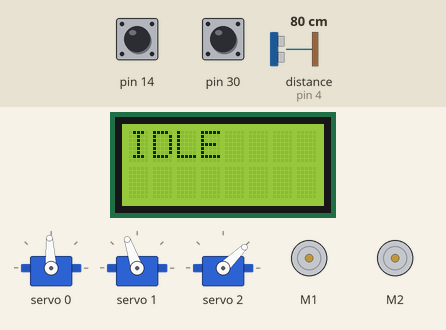
A sketch run on a simulated Arduino Leonardo, built with avr-gcc and run on an emulated ATmega32U4. Parts: 3 × servo, 2 × DC motor (green arrow = forward, orange = backward, longer = faster), 8×2 character LCD. The inputs (shaded band) are chosen by the test bench; at power-on: pin 14 HIGH, distance to the obstacle (sensor on pin 4) 80 cm, pin 30 HIGH. The echo pulse lasts 58.3 µs per cm; what the sketch prints to the serial monitor is not drawn.

Above: at 1.2 s.
1.3 s: pin 14 pulled LOW for 0.15 s
At 1.45 s:
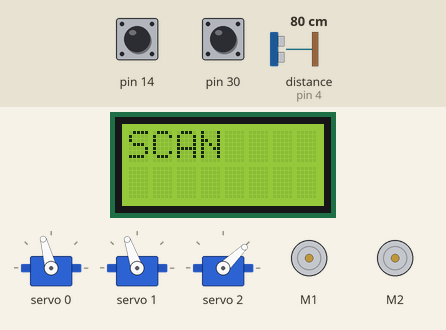
2.0 s: distance to the obstacle (sensor on pin 4) set to 2 cm
At 2.9 s:
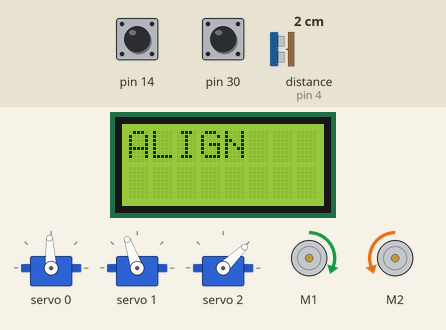
5.0 s: pin 30 pulled LOW for 0.15 s
At 5.3 s:
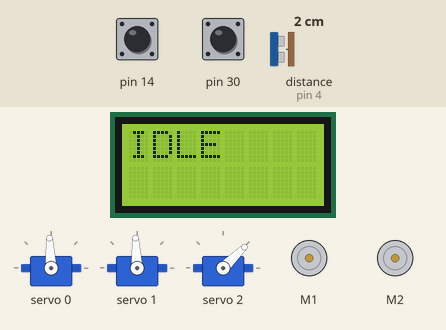
6.9 s: pin 14 pulled LOW for 1 s
At 7.6 s:
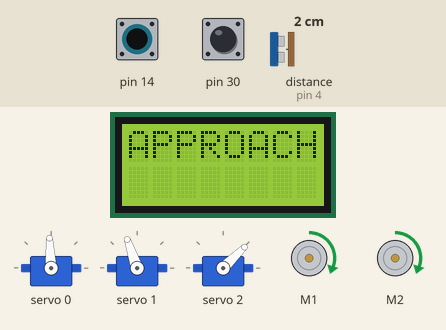
8.5 s: pin 30 pulled LOW for 1 s
At 9.9 s:
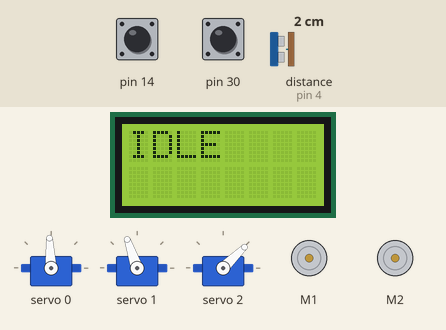
11.0 s: pin 14 pulled LOW for 0.15 s
At 14.1 s:
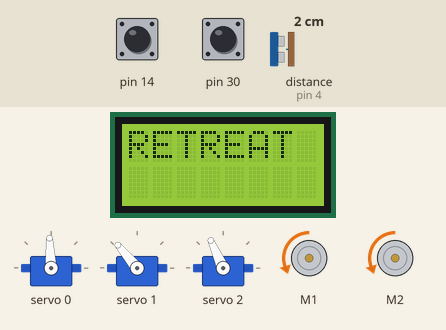
Timing chart, 0 to 15.1 s (numbered marks = the images above; inputs shaded):
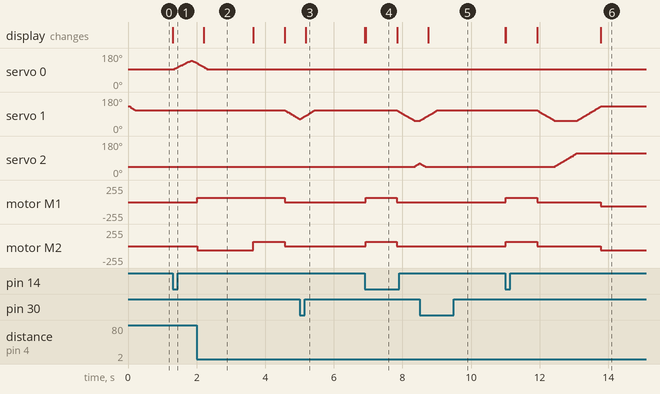

The sketch:

romi_fsm_manipulator_scan_grab.ino
```cpp
// snippet: romi_fsm_manipulator_scan_grab
// tags: romi, romi32u4, fsm, state-machine, pca9685, servo, manipulator, arm, gripper, scan, distance, hcsr04, ultrasonic, sensor, autonomous
// boards: romi32u4
// library: Romi32U4, PCA9685
// description: Sensor-triggered scan-and-grab on Romi 32U4 with a 3-servo manipulator
//   (base rotate, arm lift, gripper) driven by a PCA9685, and an HC-SR04 ultrasonic
//   distance sensor on the base for object detection.
//
//   FSM: IDLE → (btnA) → SCAN → (object found) → ALIGN → APPROACH → GRAB → RETREAT → IDLE.
//   The HC-SR04 rides on the BASE servo, so SCAN sweeps the sensor, not the chassis. That means
//   a detection carries an ANGLE as well as a distance, and the robot must turn to face the
//   object before it drives. Driving straight forward at an object found at 30° simply misses
//   it — record the base angle at detection and pivot by (angle − 90°) first. Any sketch that
//   detects with a steerable sensor and then drives on a fixed heading has this bug.
//   ALIGN and APPROACH both terminate on ENCODER COUNTS, never on a millis() timeout: a
//   flat battery or a carpet changes how far a fixed time carries the robot, a count does not.
//   Button B aborts at any time.
//
//   Manipulator servo mapping (PCA9685 channels):
//     ch0 = BASE    (rotate 0–180°, 90 = center)
//     ch1 = ARM     (lift 0–180°, 0 = down, 180 = up)
//     ch2 = GRIPPER (0 = fully open, 180 = fully closed)
//
//   HC-SR04 wiring (separate from PCA9685 — uses Romi GPIO, not I2C):
//     TRIG → Romi pin 8 (digital out)
//     ECHO → Romi pin 4 (digital in, via voltage divider if using 5V HC-SR04)
//   HC-SR04 is read RAW (10 µs trigger pulse, pulseIn() on echo, 58 µs/cm).
//   NOT: NewPing — NewPing and Romi32U4.h BOTH define the Timer4 overflow ISR
//     (__vector_41: NewPing timer methods vs PololuBuzzer) → link error
//     "multiple definition of __vector_41" on EVERY Romi sketch. Raw pulseIn() only.
//   readDistanceCm() returns distance in cm, or 0 if no echo (out of range) —
//     must check > 0 before comparing.
//
//   Romi32U4 API:
//     Romi32U4Motors motors → motors.setSpeeds(left, right); range −300..300
//       (library clamps to ±300; motors.allowTurbo(true) raises the limit to ±400)
//     Romi32U4Encoders encoders → getCountsLeft/Right(), getCountsAndResetLeft/Right() → int16_t
//       1440 counts per wheel revolution, 70 mm wheels, 141 mm track:
//       COUNTS_PER_CM = 1440 / (PI * 7.0) ≈ 65.5, COUNTS_PER_DEG = (PI * 14.1 / 360) * 65.5 ≈ 8.06
//     Romi32U4ButtonA/B → getSingleDebouncedPress() → bool (edge detect, self-debouncing)
//     Romi32U4LCD lcd → clear(); gotoXY(col,row); print("text"); 8×2 chars
//
//   PCA9685: I2C address 0x40 (default). Romi SDA=pin2, SCL=pin3.
//     setPWMFreq(50) = standard hobby servo (20 ms period).
//     writeMicroseconds(ch, us) sends pulse width directly — 1000 µs ≈ 0°, 2000 µs ≈ 180°.
//   WHY PCA9685 instead of Servo.h:
//     Servo.h on AVR captures Timer1 — the same timer Romi32U4Motors uses for drive PWM.
//     Running both causes erratic motor speed and servo jitter. PCA9685 generates PWM in
//     hardware over I2C, so no 32U4 timers are consumed.
// prompts: Romi scan grab, Romi sensor manipulator, Romi ultrasonic arm, Romi PCA9685 scan grab, Romi FSM object detection, Romi32U4 servo arm gripper sensor, Romi autonomous grab ultrasonic, Romi HC-SR04 manipulator
// not-tags: esp32, nano33iot, pico, mpu6050, newping
// exact-include: Romi32U4.h, Wire.h, Adafruit_PWMServoDriver.h

#include <Romi32U4.h>
#include <Wire.h>
#include <Adafruit_PWMServoDriver.h>  // PCA9685 library (Adafruit PWM Servo Driver Library)
// NOT: #include <NewPing.h> — Timer4 ISR conflict with Romi32U4's PololuBuzzer (link error)

// ── Hardware objects ──────────────────────────────────────────────
Romi32U4Motors   motors;
Romi32U4Encoders encoders;
Romi32U4ButtonA  btnA;
Romi32U4ButtonB  btnB;
Romi32U4LCD      lcd;

// ── Odometry constants (see header) ───────────────────────────────
const float CPR            = 1440.0f;   // counts per wheel revolution (120:1 gearmotors)
const float WHEEL_DIAM_CM  = 7.0f;      // 70 mm Romi wheel
const float TRACK_CM       = 14.1f;     // 141 mm between wheel centres
const float COUNTS_PER_CM  = CPR / (PI * WHEEL_DIAM_CM);               // ≈ 65.5
const float COUNTS_PER_DEG = (PI * TRACK_CM / 360.0f) * COUNTS_PER_CM; // ≈ 8.06

// PCA9685 at default I2C address 0x40.
// Romi32U4 I2C bus: SDA=pin2, SCL=pin3 — same bus as encoders/display, no conflict.
Adafruit_PWMServoDriver pwm = Adafruit_PWMServoDriver(0x40);

// HC-SR04 ultrasonic sensor, read raw — NO NewPing (Timer4 ISR conflict with Romi32U4).
// TRIG on pin 8, ECHO on pin 4 — both free GPIO on Romi (not used by motors/encoders/I2C).
const uint8_t  TRIG_PIN = 8;
const uint8_t  ECHO_PIN = 4;
const uint16_t MAX_CM   = 200;  // echo timeout ceiling (prevents long blocking waits)

// ── Servo channels & pulse limits ─────────────────────────────────
const uint8_t  CH_BASE    = 0;
const uint8_t  CH_ARM     = 1;
const uint8_t  CH_GRIPPER = 2;

const uint16_t SERVO_MIN_US = 1000;  // 1000 µs ≈ 0°
const uint16_t SERVO_MAX_US = 2000;  // 2000 µs ≈ 180°

// ── Pose presets (degrees) ────────────────────────────────────────
// Calibrate these for your physical arm geometry.
const int BASE_SCAN_MIN  = 0;    // scan sweep start
const int BASE_SCAN_MAX  = 180;  // scan sweep end
const int BASE_CENTER    = 90;   // base pointing straight ahead

const int ARM_UP        = 160;  // arm raised (clear of object)
const int ARM_DOWN      = 20;   // arm lowered to object height
const int ARM_CARRY     = 120;  // mid-height while driving

const int GRIPPER_OPEN  = 0;    // fully open
const int GRIPPER_CLOSE = 130;  // fully closed (tune to your gripper)

// ── Detection & drive constants ───────────────────────────────────
const float GRAB_DIST_CM   = 8.0f;   // object within this distance → grab
const int   APPROACH_SPEED = 100;    // slow forward creep speed
const int   TURN_SPEED     = 100;    // pivot speed while aligning
const float APPROACH_CM    = 4.0f;   // how far to creep forward, in centimetres
const float RETREAT_CM     = 15.0f;  // how far to reverse after the grab

// ── FSM ───────────────────────────────────────────────────────────
// enum State : uint8_t → 1-byte atomic write on AVR, safe even if read mid-cycle.
enum State : uint8_t {
  IDLE,
  SCAN,       // sweep base servo, read distance, detect object
  ALIGN,      // pivot the chassis to face the angle the object was found at
  APPROACH,   // drive forward a measured distance to close the last few cm
  GRAB,       // lower arm, close gripper, raise arm
  RETREAT,    // reverse after grabbing
};

State state = IDLE;

// ── Non-blocking servo interpolation ──────────────────────────────
// Each servo channel tracks a current angle and a target angle.
// updateServos() moves current toward target at SERVO_DEG_PER_MS,
// so the arm moves smoothly instead of snapping.
struct ServoState {
  int current;  // current angle (degrees)
  int target;   // desired angle (degrees)
};
ServoState servos[3];  // indexed by channel 0..2

const float SERVO_DEG_PER_MS = 0.15f;  // ~1.2 s for a 180° sweep — tune for your servos
unsigned long servoMs = 0;

void setServoTarget(uint8_t ch, int degrees) {
  servos[ch].target = constrain(degrees, 0, 180);
}

void writeServo(uint8_t ch, int degrees) {
  uint16_t us = map(degrees, 0, 180, SERVO_MIN_US, SERVO_MAX_US);
  pwm.writeMicroseconds(ch, us);  // writeMicroseconds handles 12-bit tick math internally
}

// Call every loop(); moves each servo toward its target by a small step.
void updateServos() {
  unsigned long now = millis();
  if (now - servoMs < 5) return;  // 200 Hz update rate
  float maxStep = (now - servoMs) * SERVO_DEG_PER_MS;
  servoMs = now;

  for (uint8_t i = 0; i < 3; i++) {
    int diff = servos[i].target - servos[i].current;
    if (diff == 0) continue;
    int step = (int)constrain(diff, -maxStep, maxStep);
    if (step == 0) step = (diff > 0) ? 1 : -1;  // ensure progress for small diffs
    servos[i].current += step;
    writeServo(i, servos[i].current);
  }
}

// Returns true when all 3 servos have reached their targets.
bool servosAtTarget() {
  return servos[0].current == servos[0].target &&
         servos[1].current == servos[1].target &&
         servos[2].current == servos[2].target;
}

// ── State helpers ─────────────────────────────────────────────────
void showState(const char* label) {
  lcd.clear();
  lcd.gotoXY(0, 0);
  lcd.print(label);
  Serial.println(label);
}

void allStop() {
  motors.setSpeeds(0, 0);
}

// Reset arm to a safe carry pose.
void armCarry() {
  setServoTarget(CH_BASE, BASE_CENTER);
  setServoTarget(CH_ARM, ARM_CARRY);
  setServoTarget(CH_GRIPPER, GRIPPER_OPEN);
}

// ── Per-state timing ──────────────────────────────────────────────
unsigned long stateMs = 0;  // entered-state timestamp

// Scan state: sweep direction and last reading
int   scanDir     = 1;     // +1 = sweeping right, -1 = sweeping left
float lastDist    = 0.0f;  // last distance reading (cm)
int   detectAngle = 90;    // base-servo angle the object was detected at (90 = straight ahead)

// Grab/retreat sub-phases (phased by servo completion)
uint8_t subPhase = 0;

// ── Encoder-terminated motion ─────────────────────────────────────
// Every driving state ends on a COUNT, never on a stopwatch.
long driveTarget = 0;   // |counts| each wheel must travel before the state is done

void resetEncoders() {
  encoders.getCountsAndResetLeft();
  encoders.getCountsAndResetRight();
}

// True once BOTH wheels have covered the target. Comparing the pair (rather than an average)
// means a stalled wheel keeps the state open instead of silently short-changing the distance.
bool driveDone() {
  long l = labs((long)encoders.getCountsLeft());
  long r = labs((long)encoders.getCountsRight());
  return (l >= driveTarget) && (r >= driveTarget);
}

void enterState(State s) {
  state = s;
  stateMs = millis();
  switch (s) {
    case IDLE:
      allStop();
      armCarry();
      showState("IDLE");
      break;
    case SCAN:
      allStop();
      setServoTarget(CH_ARM, ARM_CARRY);
      setServoTarget(CH_GRIPPER, GRIPPER_OPEN);
      // Start scan from current base position, sweeping right
      scanDir = 1;
      setServoTarget(CH_BASE, BASE_SCAN_MAX);
      showState("SCAN");
      break;
    case ALIGN: {
      // Pivot by (detectAngle − 90°). Positive = object to the servo's right → turn right.
      int offsetDeg = detectAngle - BASE_CENTER;
      driveTarget = (long)(abs(offsetDeg) * COUNTS_PER_DEG);
      resetEncoders();
      setServoTarget(CH_BASE, BASE_CENTER);   // re-centre the sensor as the body turns
      if (offsetDeg >= 0) motors.setSpeeds( TURN_SPEED, -TURN_SPEED);   // right pivot
      else                motors.setSpeeds(-TURN_SPEED,  TURN_SPEED);   // left pivot
      showState("ALIGN");
      break;
    }
    case APPROACH:
      driveTarget = (long)(APPROACH_CM * COUNTS_PER_CM);
      resetEncoders();
      motors.setSpeeds(APPROACH_SPEED, APPROACH_SPEED);
      showState("APPROACH");
      break;
    case GRAB:
      allStop();
      // Sequence: lower → close → raise (phased in updateGrab)
      setServoTarget(CH_ARM, ARM_DOWN);
      setServoTarget(CH_GRIPPER, GRIPPER_OPEN);  // ensure open before closing
      subPhase = 0;
      showState("GRAB");
      break;
    case RETREAT:
      driveTarget = (long)(RETREAT_CM * COUNTS_PER_CM);
      resetEncoders();
      motors.setSpeeds(-APPROACH_SPEED, -APPROACH_SPEED);
      setServoTarget(CH_ARM, ARM_UP);  // raise arm while retreating
      showState("RETREAT");
      break;
  }
}

// ── Scan logic ────────────────────────────────────────────────────
// 10 µs trigger pulse, then measure the echo pulse width. 58 µs per cm round trip.
// Returns distance in cm, or 0 on no echo (pulseIn timeout) — caller must check > 0.
float readDistanceCm() {
  digitalWrite(TRIG_PIN, LOW);
  delayMicroseconds(2);
  digitalWrite(TRIG_PIN, HIGH);
  delayMicroseconds(10);
  digitalWrite(TRIG_PIN, LOW);
  unsigned long echoUs = pulseIn(ECHO_PIN, HIGH, (unsigned long)MAX_CM * 58UL);
  return echoUs / 58.0f;
}

void updateScan() {
  // Read distance. readDistanceCm() returns 0 when no echo (out of range) — must check > 0.
  // pulseIn() blocks up to ~12 ms at MAX_CM=200, acceptable here because we're
  // not driving during scan.
  float dist = readDistanceCm();

  if (dist > 0 && dist <= GRAB_DIST_CM) {
    // Object detected — remember WHERE the sensor was pointing, then turn to face it.
    // The base servo carries the sensor, so the object is at servos[CH_BASE].current, not
    // necessarily straight ahead.
    detectAngle = servos[CH_BASE].current;
    lastDist    = dist;
    Serial.print("Object at "); Serial.print(dist, 1);
    Serial.print(" cm, base angle "); Serial.println(detectAngle);
    enterState(ALIGN);
    return;
  }

  // If no object, continue sweeping. When base reaches target, reverse direction.
  if (servosAtTarget()) {
    if (scanDir > 0) {
      scanDir = -1;
      setServoTarget(CH_BASE, BASE_SCAN_MIN);
    } else {
      scanDir = 1;
      setServoTarget(CH_BASE, BASE_SCAN_MAX);
    }
  }
}

// ── Grab sub-sequence (phased by servo completion) ────────────────
void updateGrab() {
  switch (subPhase) {
    case 0:  // wait for arm to lower
      if (servosAtTarget()) {
        setServoTarget(CH_GRIPPER, GRIPPER_CLOSE);
        subPhase = 1;
        stateMs = millis();
      }
      break;
    case 1:  // wait for gripper to close
      if (servosAtTarget()) {
        setServoTarget(CH_ARM, ARM_UP);
        subPhase = 2;
        stateMs = millis();
      }
      break;
    case 2:  // wait for arm to raise → retreat
      if (servosAtTarget()) {
        enterState(RETREAT);
      }
      break;
  }
}

// ── Setup ─────────────────────────────────────────────────────────
void setup() {
  Serial.begin(9600);

  // PCA9685 init
  Wire.begin();
  pwm.begin();
  pwm.setPWMFreq(50);  // 50 Hz = standard hobby servo (20 ms period)
  // Do NOT set above ~330 Hz for analog servos — they overheat or stall.

  // HC-SR04 pins — raw GPIO, we own the pinMode calls
  pinMode(TRIG_PIN, OUTPUT);
  pinMode(ECHO_PIN, INPUT);
  digitalWrite(TRIG_PIN, LOW);

  // Initialize servos to carry pose
  servos[0].current = servos[0].target = BASE_CENTER;
  servos[1].current = servos[1].target = ARM_UP;
  servos[2].current = servos[2].target = GRIPPER_OPEN;
  for (uint8_t i = 0; i < 3; i++) writeServo(i, servos[i].current);

  enterState(IDLE);
  Serial.println("Ready. Press A to scan. B to abort.");
}

// ── Main loop ─────────────────────────────────────────────────────
void loop() {
  updateServos();  // always advance servo motion

  // Button B: abort → IDLE from anywhere
  if (btnB.getSingleDebouncedPress() && state != IDLE) {
    enterState(IDLE);
    return;
  }

  switch (state) {
    case IDLE:
      allStop();
      if (btnA.getSingleDebouncedPress()) {
        enterState(SCAN);
      }
      break;

    case SCAN:
      updateScan();
      break;

    case ALIGN:
      // Pivot until the encoders say the turn is complete, then creep forward.
      if (driveDone()) {
        allStop();
        enterState(APPROACH);
      }
      break;

    case APPROACH:
      // Drive APPROACH_CM measured on the wheels, then grab.
      if (driveDone()) {
        allStop();
        enterState(GRAB);
      }
      break;

    case GRAB:
      updateGrab();
      break;

    case RETREAT:
      // Reverse RETREAT_CM measured on the wheels, then return to IDLE.
      if (driveDone()) {
        allStop();
        enterState(IDLE);
      }
      break;
  }
}
```

Measured:
- after the input at 1.3 s, servo 0: rises from 93° to 140° in 0.50 s, then falls to 128° in 0.16 s; the display: changes at once (image 1)
- after the input at 2.0 s, servo 1: moves from 109° to 65° over 0.39 s, starting after 2.6 s; motor M1: stopped → forward 63/255 at once, → stopped 2.6 s later; motor M2: stopped → backward 63/255 at once, → forward 63/255 1.6 s later, → stopped 0.91 s later; the display: changes after 0.21 s (image 2)
- after the input at 5.0 s, servo 2: stays 44° (without the input it goes to 45° after 0.07 s); motor M1, motor M2: stays stopped (without the input it goes to backward 63/255 after 1.4 s); the display: changes after 0.18 s (image 3)
- after the input at 6.9 s, servo 1: moves from 109° to 55° over 0.49 s, starting after 0.95 s; servo 2: 44° → 61° after 1.4 s; motor M1, motor M2: stopped → forward 63/255 at once, → stopped 0.91 s later; the display: first changes at once (image 4 shows a later state)
- after the input at 8.5 s, motor M1, motor M2: stays stopped (without the input it goes to backward 63/255 after 1.2 s); the display: changes after 0.25 s (image 5)
- after the input at 11.0 s, servo 2: moves from 44° to 114° over 0.64 s, starting after 1.4 s; motor M1, motor M2: stopped → forward 63/255 at once, → stopped 0.92 s later, → backward 63/255 1.9 s later; the display: first changes at once (image 6 shows a later state)
- what the display in image 2 shows lasts 1.5 s, from 2.2 s to 3.7 s
